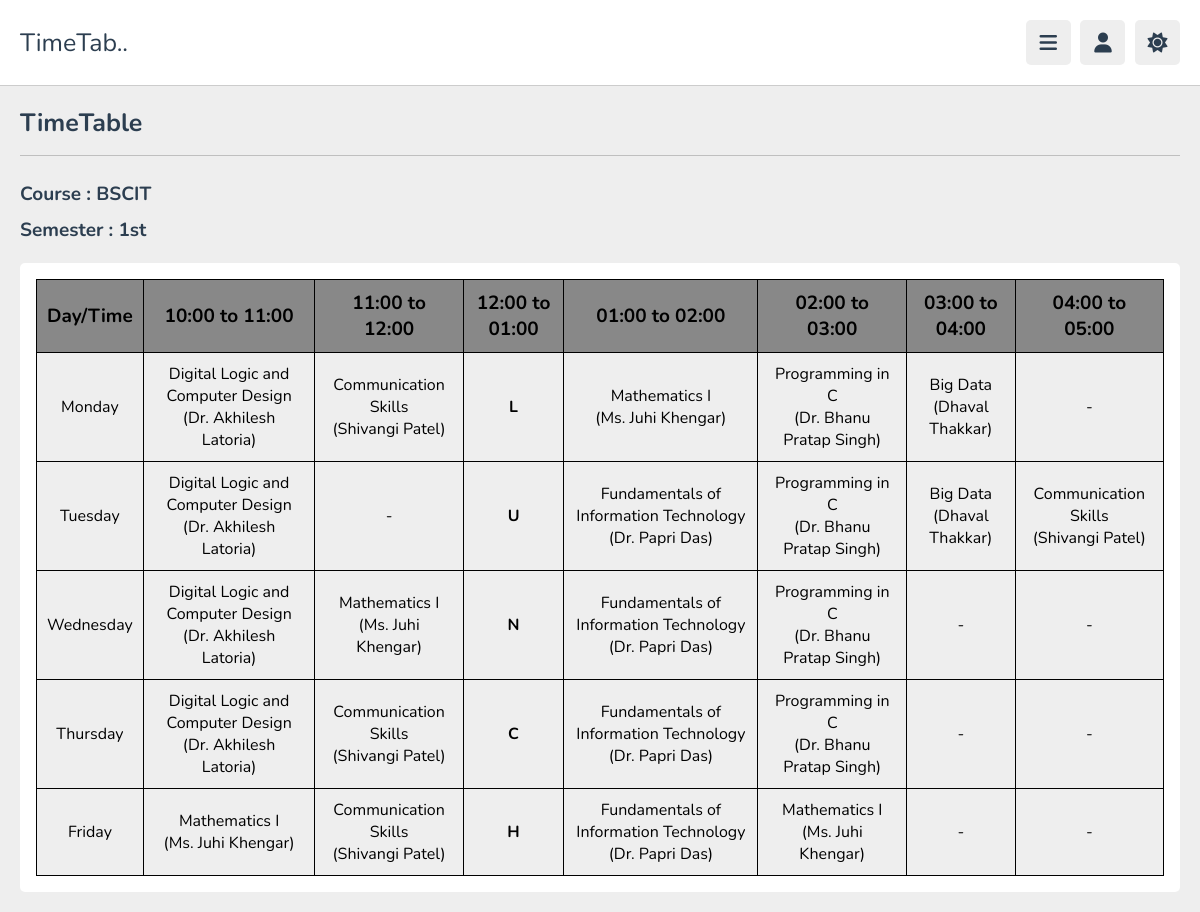
/student/timetable.php (signed in), run on the app's committed database.
### tables this page shows
CREATE TABLE `courses` (
  `course_id` int(11) NOT NULL,
  `course_name` varchar(200) NOT NULL,
  `description` varchar(10000) NOT NULL
);

CREATE TABLE `semesters` (
  `sem_id` int(11) NOT NULL,
  `sem_name` varchar(20) NOT NULL,
  `course_id` int(11) NOT NULL
);

CREATE TABLE `subjects` (
  `subject_id` int(11) NOT NULL,
  `subject_name` varchar(100) NOT NULL,
  `course_id` int(11) NOT NULL,
  `sem_id` int(11) NOT NULL,
  `assign_id` int(11) NOT NULL
);

CREATE TABLE `teachers` (
  `teacher_id` int(11) NOT NULL,
  `name` varchar(100) NOT NULL,
  `email` varchar(100) NOT NULL,
  `password` varchar(100) NOT NULL,
  `contact_no` varchar(12) NOT NULL,
  `gender` varchar(10) NOT NULL,
  `address` varchar(200) NOT NULL,
  `image` varchar(200) NOT NULL
);

### student/timetable.php (the view, shortened to what this page needs)
<?php
require ("../db_connect.php");
require ("header.php");
function student_time_table($conn, $course_id, $semester_id)
{
    $days = ['Monday', 'Tuesday', 'Wednesday', 'Thursday', 'Friday'];
    $times = ['10:00 to 11:00', '11:00 to 12:00', '01:00 to 02:00', '02:00 to 03:00', '03:00 to 04:00', '04:00 to 05:00'];
    $weekTimeTable = [];
    foreach ($days as $day) {
        $dailyTimeTable = [];
        foreach ($times as $time) {
            $stmt = $conn->prepare("SELECT subject_id, teacher_id FROM timetable WHERE course_id = ' $course_id' AND sem_id = '$semester_id' AND day = '$day' AND time = '$time'");
            $stmt->execute();
            $result = $stmt->get_result();
            if ($result->num_rows > 0) {
                $row = $result->fetch_assoc();
                $subject_id = $row['subject_id'];
                $teacher_id = $row['teacher_id'];
                $stmt_subject = $conn->prepare("SELECT subject_name FROM subjects WHERE subject_id = '$subject_id'");
                $stmt_subject->execute();
                $result_subject = $stmt_subject->get_result();
                $subject_name = $result_subject->fetch_assoc()['subject_name'];
                $stmt_teacher = $conn->prepare("SELECT name FROM teachers WHERE teacher_id = '$teacher_id'");
                $stmt_teacher->execute();
                $result_teacher = $stmt_teacher->get_result();
                $teacher_name = $result_teacher->fetch_assoc()['name'];
                $dailyTimeTable[] = $subject_name . ' </br>(' . $teacher_name . ')';
            } else {
                $dailyTimeTable[] = '-';
            }
        }
        $weekTimeTable[] = $dailyTimeTable;
    }
    return $weekTimeTable;
}
?>
<!DOCTYPE html>
<html lang="en">
<head>
    <link rel="stylesheet" href="https://cdnjs.cloudflare.com/ajax/libs/font-awesome/6.1.2/css/all.min.css">
    <link rel="stylesheet" href="../css/style.css">
</head>
<body>
    <section class="timetablegen">
        <h1 class="heading">TimeTable</h1>
        <?php
        $course_id = $user_data['course_id'];
        $semester_id = $user_data['sem_id'];
        $course1 = mysqli_query($conn, "SELECT * FROM courses WHERE course_id='$course_id'");
        $course2 = mysqli_fetch_array($course1);
        $sem1 = mysqli_query($conn, "SELECT * FROM semesters WHERE sem_id='$semester_id'");
        $sem2 = mysqli_fetch_array($sem1);
        $weekTimeTable = student_time_table($conn, $course_id, $semester_id);
        ?>
        <h3>Course : <?php echo $course2['course_name']; ?> </h3>
        <h3>Semester : <?php echo $sem2['sem_name']; ?> </h3>
        <div class="table-data">
            <table>
                <thead>
                    <tr>
                        <th>Day/Time</th>
                        <th>10:00 to 11:00</th>
                        <th>11:00 to 12:00</th>
                        <th>12:00 to 01:00</th>
                        <th>01:00 to 02:00</th>
                        <th>02:00 to 03:00</th>
                        <th>03:00 to 04:00</th>
                        <th>04:00 to 05:00</th>
                    </tr>
                </thead>
                <tbody>
                    <?php
                    $days = ['Monday', 'Tuesday', 'Wednesday', 'Thursday', 'Friday'];
                    $lunch = 'LUNCH';
                    foreach ($weekTimeTable as $i => $dailyTimeTable) {
                        ?>
                        <tr>
                            <td><?php echo $days[$i]; ?></td>
                            <?php
                            foreach ($dailyTimeTable as $j => $subject) {
                                if ($j == 2) {
                                    ?>
                                    <td><b><?php echo $lunch[$i]; ?></td>
                                    <?php
                                }
                                ?>
                                <td><?php echo ($subject ? $subject : ''); ?></td>
                                <?php
                            }
                            ?>
                        </tr>
                        <?php
                    }
                    ?>
                </tbody>
            </table>
        </div>
    </section>
</body>
</html>

### css/style.css (style rules this page uses)
:root { --main-color: #8e44ad; --red: #e74c3c; --orange: #f39c12; --light-color: #888; --light-bg: #eee; --black: #2c3e50; --white: #fff; --border: .1rem solid rgba(0, 0, 0, .2); }
* { font-family: 'Nunito', sans-serif; margin: 0; padding: 0; box-sizing: border-box; outline: none; border: none; text-decoration: none; }
html { font-size: 62.5%; overflow-x: hidden; }
body { background-color: var(--light-bg); padding-left: 30rem; }
section { padding: 2rem; margin: 0 auto; max-width: 1200px; }
.heading { font-size: 2.5rem; color: var(--black); margin-bottom: 2.5rem; border-bottom: var(--border); padding-bottom: 1.5rem; text-transform: capitalize; }
.timetablegen h3 { font-size: 19px; color: var(--black); margin-top: 1rem; }
.timetablegen .table-data { display: flex; justify-content: center; margin-top: 2rem; padding: 16px; width: 100%; background-color: var(--white); border-radius: 0.5rem; }
.timetablegen .table-data table { border-collapse: collapse; width: 100%; }
.timetablegen .table-data table, .timetablegen .table-data td, .timetablegen .table-data th { border: 1px solid; }
.timetablegen .table-data th, .timetablegen .table-data td { padding: 10px; text-align: center; }
.timetablegen .table-data th { height: 40px; font-size: 19px; background-color: var(--light-color); text-align: center; }
.timetablegen .table-data tbody tr { height: 74px; font-size: 16px; background-color: var(--light-bg); text-align: left; }
.timetablegen .table-data thead tr { font-size: 16px; background-color: var(--light-bg); text-align: left; }
@media (max-width:1200px) { body { padding-left: 0; } }

### data on the page
courses: course_name "BSCIT"
semesters: sem_name "1st"
subjects: subject_name "Digital Logic and Computer Design"
teachers: name "Dr. Akhilesh Latoria"
subjects: subject_name "Communication Skills"
teachers: name "Shivangi Patel"
subjects: subject_name "Mathematics I"
teachers: name "Ms. Juhi Khengar"
subjects: subject_name "Programming in C"
teachers: name "Dr. Bhanu Pratap Singh"
subjects: subject_name "Big Data"
teachers: name "Dhaval Thakkar"
subjects: subject_name "Fundamentals of Information Technology"
teachers: name "Dr. Papri Das"

### other printed values
$days[$i] "Monday"
$lunch[$i] "L"
$subject "-"
$days[$i] "Tuesday"
$lunch[$i] "U"
$days[$i] "Wednesday"
$lunch[$i] "N"
$days[$i] "Thursday"
$lunch[$i] "C"
$days[$i] "Friday"
$lunch[$i] "H"
